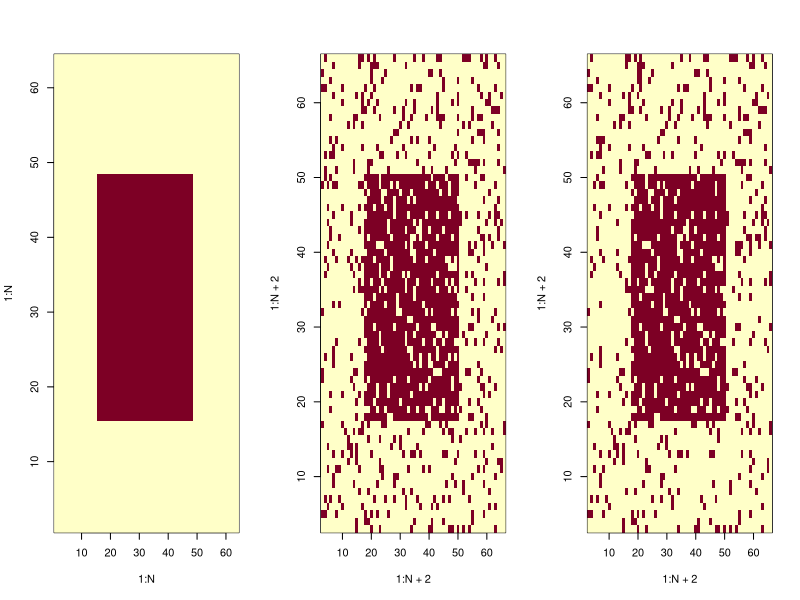
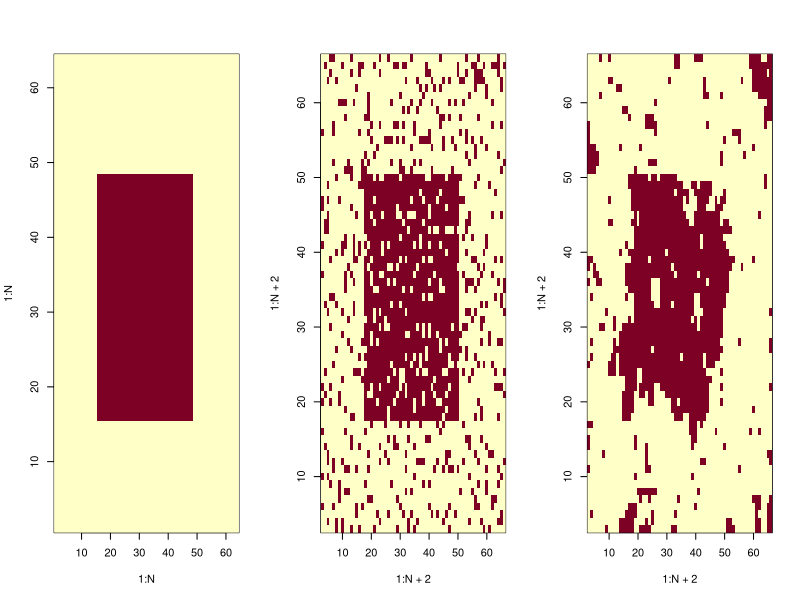
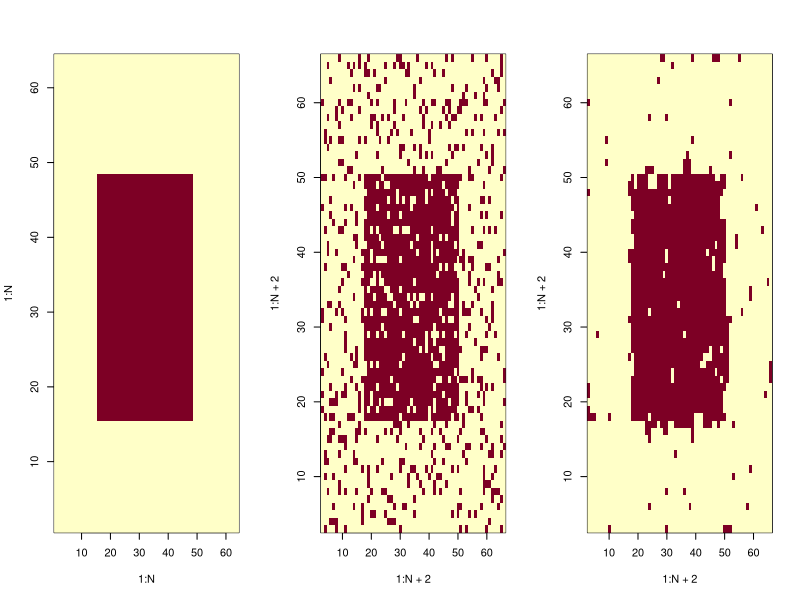
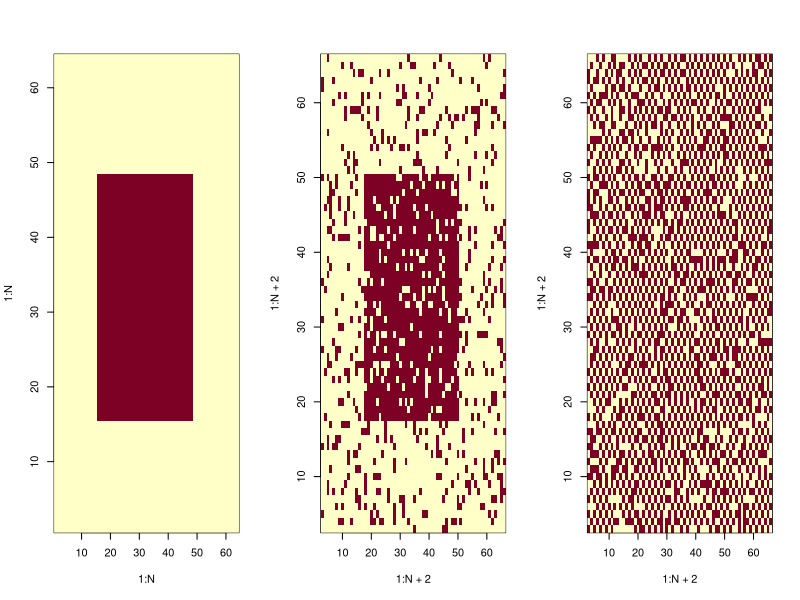
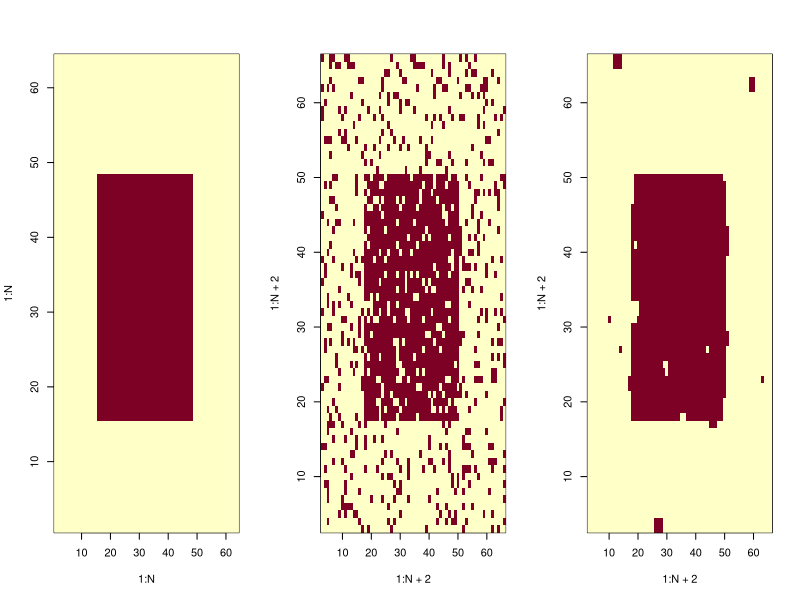

Recreate these plots in R, in order.
## ---- chunk 1
bruiteur=function(image, br, p){
  
  imgBr <- image #future image bruitée
  N <- dim(image)[1] #longueur de l'image
  bruit <- 0
  p <- 0.15
  #----binomiale----
  if(br== "rbinom"){bruit <- matrix(2*rbinom(N^2,1,1-p)-1,nrow=N,ncol=N)}
  
  #----poisson----
  
  #----normale----
  
  imgBr <- image*bruit
  return(imgBr)
}#func



imageGenerator=function(forme, N){
  
  img <- matrix(-1, nrow= N, ncol= N)
  
  #----rectangle----
  if(forme== "rectangle"){
    img[(N/4):(N*3/4),(N/4):(N*3/4)] <- 1}
  
  #----losange----
  if(forme== "losange"){
    for (i in 1:N){
      for (j in 1:N){
        img[i,j]=-1+2*(abs(i-j)<=N/4)*(abs(i+j-N)<=N/4)  
      }
    }#for
  }#if
  
  #----bande----
  if(forme=="bande"){
    for (j in 1:(N/2)){ img[,2*j]=rep(1,N) }
  }#if
  
  #----damier----
  #----triangle----
  #----cercle----
  
  return(img)
}#func



## ---- chunk 2
#algo de GibbsIsing
#voisinage à la main
#pas de correspondance
## ---- chunk 3
#algo de Metropolis
#voisinage à la main
#pas de correspondance

metropolisIsing=function(forme, N, beta, B, alpha, n, p){
	#fonction qui réalise l'algorithme de Gibbs sur une image bruitée img1 (à partir de img0),pour restaurer cette image.
	
	#----création de l'image parfaite img0----
	img0 = imageGenerator(forme, N)
	
	#----création d'une image auxiliaire img1, avec bord plus long et bruitage----
	img1 = matrix(0, nrow=N+2, ncol=N+2)
	img1[2:(N+1),2:(N+1)] = bruiteur(img0, "rbinom", p)
	img2 = img1 #image tampon
	img3 = img1 #mémoire du bruit initiale

	for(k in 1:n){ #n visites de pixels
	
		#----choix d'un pixel au hasard----
		i <- 1+ceiling(N*runif(1)) # indice entre 2 et N+1
		j <- 1+ceiling(N*runif(1))
		
		#----tirage nouvelle valeure candidate----
		img2[i,j] = -img1[i,j]
	
		#----voisinage----
		v = img1[i+1,j] + img1[i-1,j] + img1[i,j+1] + img1[i,j-1]
	
		#----potentiels----
		U1 = -B*img1[i,j]-img1[i,j]*(beta*v + alpha*img3[i,j])#potentiel actuel
		U2 = -B*img2[i,j]-img2[i,j]*(beta*v + alpha*img3[i,j])#potentiel candidat
	
		#----test----
		dU = U2-U1
		p <- exp(-U2)
		
		if(runif(1)<=p){img1[i,j]= -img1[i,j]}#on change la valeur du pixel
		else{img2[i,j] <- img1[i,j]} #on garde la valeur du pixel
	}#for
	
	#----affichage----
	img3 <- img3[2:(N+1),2:(N+1)] #on retire le contour
	img1 <- img1[2:(N+1),2:(N+1)]
	
	par(mfrow=c(1,3))
	image(1:N,1:N,img0)#image initiale
	image(1:N+2,1:N+2,img3)#image bruitée
	image(1:N+2,1:N+2,img1)#image restaurée
  
}#func

## ---- chunk 4
metropolisIsing("rectangle", 64, 1, 0, 5, 10^5, 0.3)
## ---- chunk 5
metropolisIsing("rectangle", 64, 1, 0, 0, 2*10^5, 0.3)
## ---- chunk 6
metropolisIsing("rectangle", 64, 1, 0, 0.6, 10^5, 0.3)
## ---- chunk 7
metropolisIsing("rectangle", 64, -1, 0, 0.6, 10^5, 0.3)
## ---- chunk 8
recuitMetro=function(forme, N, beta, B, alpha, L, n, p){
  
  #----création de l'image parfaite img0----
  img0 = imageGenerator(forme, N)
  
  #----création d'une image auxiliaire img1, avec bord plus long et bruitage----
  img1 = matrix(0, nrow=N+2, ncol=N+2)
  img1[2:(N+1),2:(N+1)] = bruiteur(img0, "rbinom", p)
  img2 = img1 #image tampon
  img3 = img1 #mémoire du bruit initiale
  
  for(k in 1:n){
    
    #---recuit des parametres----
    t <- 1/log(k)
    Br <- B/t
    betar <- beta/t
    alphar <- alpha/t    
    
    #----choix d'un site---
    i <- 1+ceiling(N*runif(1)) # indice entre 2 et N+1
    j <- 1+ceiling(N*runif(1))
    
    #----tirage nouvelle valeure candidate----
    img2[i,j] = -img1[i,j]
    
    #----voisinage----
    v = img1[i+1,j] + img1[i-1,j] + img1[i,j+1] + img1[i,j-1]
    
    #----potentiels----
    U1 = -Br*img1[i,j]-img1[i,j]*(betar*v + alphar*img3[i,j])#potentiel actuel
    U2 = -Br*img2[i,j]-img2[i,j]*(betar*v + alphar*img3[i,j])#potentiel candidat
    
    #----test----
    dU = U2-U1
    p <- exp(-U2)
    if(runif(1)<=p){img1[i,j]= -img1[i,j]}
    else{img2[i,j] <- img1[i,j]} #sinon on ne change pas
  }#for
  
  #----affichage----
  img3 <- img3[2:(N+1),2:(N+1)] #on retire les contours
  img1 <- img1[2:(N+1),2:(N+1)]
  par(mfrow=c(1,3))
  image(1:N,1:N,img0)#image initiale
  image(1:N+2,1:N+2,img3)#image bruitée
  image(1:N+2,1:N+2,img1)#image restaurée

}#func
## ---- chunk 9
recuitMetro("rectangle", 64, 1, 0, 0.6, 1, 2*10^4, 0.3)
## ---- chunk 10
#peut être afficher le code, mais on pourrait juste donner le résultat, et les images.

## ---- chunk 11
#metropolisIsing("ligne", 64, 1, 0, 1, 10, 10^4, 0.15)

## ---- chunk 12

## ---- chunk 13
#algo qui va bien
## ---- chunk 14
#algo qui va bien
